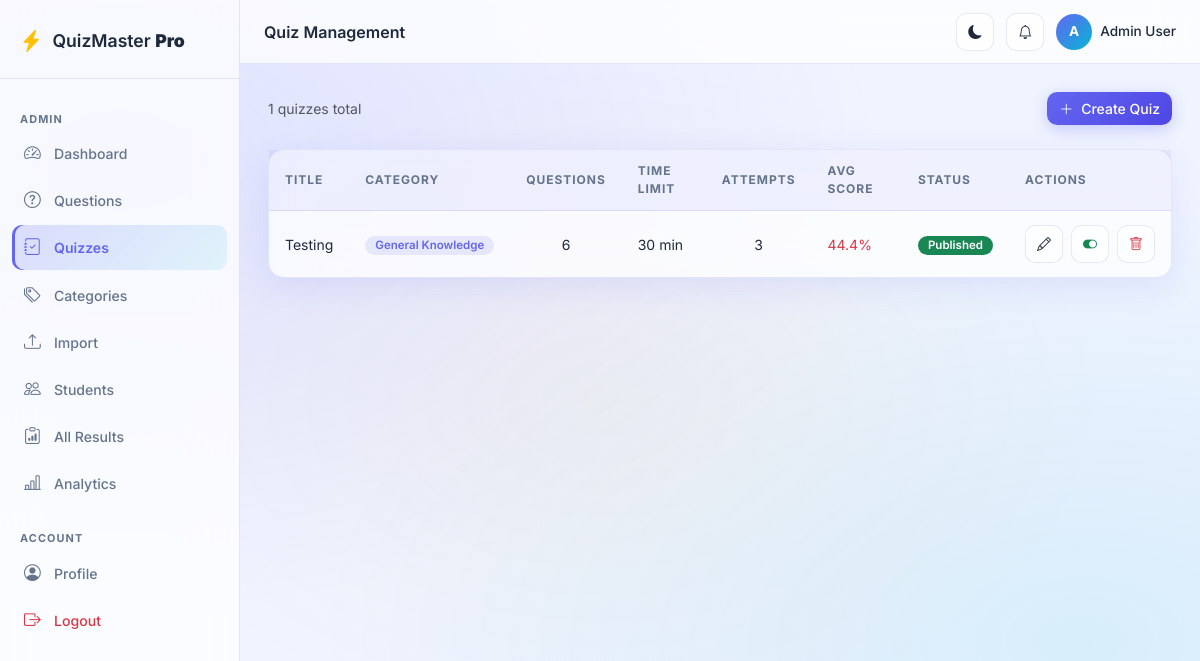
Screenshot of /admin/quizzes (signed in) with the database file from the repository.
### app/models/user.py (models this page shows, shortened)
class User(UserMixin, db.Model):
    __tablename__ = 'users'
    id = db.Column(db.Integer, primary_key=True)
    username = db.Column(db.String(80), unique=True, nullable=False, index=True)
    email = db.Column(db.String(120), unique=True, nullable=False, index=True)
    password_hash = db.Column(db.String(255), nullable=False)
    role = db.Column(db.String(20), nullable=False, default='student')  # 'admin' or 'student'
    full_name = db.Column(db.String(150), nullable=True)
    avatar = db.Column(db.String(255), nullable=True)
    is_active = db.Column(db.Boolean, default=True)
    created_at = db.Column(db.DateTime, default=datetime.utcnow)
    last_login = db.Column(db.DateTime, nullable=True)
    results = db.relationship('Result', backref='student', lazy='dynamic', cascade='all, delete-orphan')
    student_answers = db.relationship('StudentAnswer', backref='student', lazy='dynamic', cascade='all, delete-orphan')
    @property
    def is_admin(self):
        return self.role == 'admin'

### app/models/quiz.py (models this page shows, shortened)
class Quiz(db.Model):
    __tablename__ = 'quizzes'
    id = db.Column(db.Integer, primary_key=True)
    title = db.Column(db.String(200), nullable=False)
    description = db.Column(db.Text, nullable=True)
    category_id = db.Column(db.Integer, db.ForeignKey('categories.id'), nullable=False)
    num_questions = db.Column(db.Integer, nullable=False, default=10)
    time_limit = db.Column(db.Integer, nullable=False, default=30)  # minutes
    is_published = db.Column(db.Boolean, default=False)
    pass_percentage = db.Column(db.Float, default=50.0)
    created_by = db.Column(db.Integer, db.ForeignKey('users.id'), nullable=False)
    created_at = db.Column(db.DateTime, default=datetime.utcnow)
    updated_at = db.Column(db.DateTime, default=datetime.utcnow, onupdate=datetime.utcnow)
    quiz_questions = db.relationship('QuizQuestion', backref='quiz', lazy='dynamic', cascade='all, delete-orphan')
    results = db.relationship('Result', backref='quiz', lazy='dynamic', cascade='all, delete-orphan')
    creator = db.relationship('User', foreign_keys=[created_by])
    def get_attempt_count(self):
        return self.results.count()
    def get_average_score(self):
        results = self.results.all()
        if not results:
            return 0
        return round(sum(r.percentage for r in results) / len(results), 1)

### app/models/question.py (models this page shows, shortened)
class Category(db.Model):
    __tablename__ = 'categories'
    id = db.Column(db.Integer, primary_key=True)
    name = db.Column(db.String(100), unique=True, nullable=False)
    description = db.Column(db.Text, nullable=True)
    color = db.Column(db.String(7), default='#6366f1')  # hex color
    created_at = db.Column(db.DateTime, default=datetime.utcnow)
    questions = db.relationship('Question', backref='category', lazy='dynamic')
    quizzes = db.relationship('Quiz', backref='category', lazy='dynamic')

### app/routes/admin.py (the view)
@admin_bp.route('/quizzes')
@admin_required
def quizzes():
    quizzes = Quiz.query.order_by(Quiz.created_at.desc()).all()
    return render_template('admin/quizzes.html', quizzes=quizzes)

### app/context_processors.py (called while the page is built)
def inject_notifications():
    if current_user.is_authenticated:
        try:
            from app.services.notification_service import NotificationService
            count = NotificationService.unread_count(current_user.id)
            recent = NotificationService.get_unread(current_user.id, limit=5)
            return {
                'notif_count': count,
                'recent_notifs': recent,
            }
        except Exception:
            pass
    return {'notif_count': 0, 'recent_notifs': []}

def inject_globals():
    from datetime import datetime
    return {
        'app_name': 'QuizMaster Pro',
        'app_version': '1.0',
        'current_year': datetime.utcnow().year,
    }

### app/models/user.py (called while the page is built)
@login_manager.user_loader
def load_user(user_id):
    return User.query.get(int(user_id))

### app/routes/admin.py (called while the page is built)
def admin_required(f):
    @wraps(f)
    def decorated(*args, **kwargs):
        if not current_user.is_authenticated or not current_user.is_admin:
            flash('Admin access required.', 'danger')
            return redirect(url_for('auth.login'))
        return f(*args, **kwargs)
    return login_required(decorated)

### app/services/notification_service.py (called while the page is built)
    @staticmethod
    def get_unread(user_id: int, limit: int = 10):
        return (Notification.query
                .filter_by(user_id=user_id, is_read=False)
                .order_by(Notification.created_at.desc())
                .limit(limit).all())

    @staticmethod
    def unread_count(user_id: int) -> int:
        return Notification.query.filter_by(user_id=user_id, is_read=False).count()

### app/templates/admin/quizzes.html (shortened to what this page needs)
{% extends "base.html" %}
{% block page_title %}Quiz Management{% endblock %}
{% block content %}
<div class="d-flex justify-content-between align-items-center mb-4">
  <span class="text-muted small">{{ quizzes|length }} quizzes total</span>
  <a href="{{ url_for('admin.create_quiz') }}" class="btn btn-primary">
    <i class="bi bi-plus-lg me-2"></i>Create Quiz
  </a>
</div>
<div class="glass-card animate-in">
  <div class="card-body p-0">
    <div class="table-responsive">
      <table class="table-glass w-100">
        <thead><tr>
          <th>Title</th><th>Category</th><th>Questions</th>
          <th>Time Limit</th><th>Attempts</th><th>Avg Score</th><th>Status</th><th>Actions</th>
        </tr></thead>
        <tbody>
          {% for quiz in quizzes %}
          <tr>
            <td>
              <div class="fw-600">{{ quiz.title }}</div>
            </td>
            <td>
              <span class="badge" style="background:{{ quiz.category.color }}20;color:{{ quiz.category.color }}">
                {{ quiz.category.name }}
              </span>
            </td>
            <td class="text-center">{{ quiz.num_questions }}</td>
            <td>{{ quiz.time_limit }} min</td>
            <td class="text-center">{{ quiz.get_attempt_count() }}</td>
            <td>
              {% set avg = quiz.get_average_score() %}
              <span class="fw-600 {% if avg >= 70 %}text-success{% elif avg >= 50 %}text-warning{% else %}text-danger{% endif %}">
                {{ avg }}%
              </span>
            </td>
            <td>
              <span class="badge {% if quiz.is_published %}bg-success{% else %}bg-secondary{% endif %}">
                {{ 'Published' if quiz.is_published else 'Draft' }}
              </span>
            </td>
            <td>
              <div class="d-flex gap-2">
                <a href="{{ url_for('admin.edit_quiz', quiz_id=quiz.id) }}" class="btn btn-icon" title="Edit">
                  <i class="bi bi-pencil"></i>
                </a>
                <form method="POST" action="{{ url_for('admin.toggle_quiz', quiz_id=quiz.id) }}">
                  <button type="submit" class="btn btn-icon" title="{{ 'Disable' if quiz.is_published else 'Publish' }}">
                    <i class="bi bi-{{ 'toggle-on text-success' if quiz.is_published else 'toggle-off text-muted' }}"></i>
                  </button>
                </form>
                <form method="POST" action="{{ url_for('admin.delete_quiz', quiz_id=quiz.id) }}">
                  <button type="submit" class="btn btn-icon text-danger" data-confirm="Delete quiz '{{ quiz.title }}'?">
                    <i class="bi bi-trash"></i>
                  </button>
                </form>
              </div>
            </td>
          </tr>
          {% else %}
          <tr><td colspan="8" class="text-center text-muted py-5">
            <i class="bi bi-journal-x fs-2 d-block mb-2"></i>
            No quizzes yet. <a href="{{ url_for('admin.create_quiz') }}">Create one!</a>
          </td></tr>
          {% endfor %}
        </tbody>
      </table>
    </div>
  </div>
</div>
{% endblock %}

### app/templates/base.html (shortened to what this page needs)
<!DOCTYPE html>
<html lang="en" data-theme="light">
<head>
  <link rel="stylesheet" href="https://cdnjs.cloudflare.com/ajax/libs/bootstrap/5.3.3/css/bootstrap.min.css"/>
  <link rel="stylesheet" href="https://cdnjs.cloudflare.com/ajax/libs/bootstrap-icons/1.11.3/font/bootstrap-icons.min.css"/>
  <link rel="stylesheet" href="{{ url_for('static', filename='css/main.css') }}"/>
  <link rel="stylesheet" href="{{ url_for('static', filename='css/password_strength.css') }}"/>
</head>
<body>
{% if current_user.is_authenticated %}
<div class="sidebar" id="sidebar">
  <div class="sidebar-brand">
    <i class="bi bi-lightning-charge-fill text-warning"></i>
    <span>QuizMaster <strong>Pro</strong></span>
  </div>
  <nav class="sidebar-nav">
    {% if current_user.is_admin %}
    <div class="nav-section-label">Admin</div>
    <a href="{{ url_for('admin.dashboard') }}" class="nav-link {% if request.endpoint == 'admin.dashboard' %}active{% endif %}"><i class="bi bi-speedometer2"></i><span>Dashboard</span></a>
    <a href="{{ url_for('admin.questions') }}" class="nav-link {% if 'question' in (request.endpoint or '') %}active{% endif %}"><i class="bi bi-question-circle"></i><span>Questions</span></a>
    <a href="{{ url_for('admin.quizzes') }}" class="nav-link {% if request.endpoint in ['admin.quizzes','admin.create_quiz'] %}active{% endif %}"><i class="bi bi-journal-check"></i><span>Quizzes</span></a>
    <a href="{{ url_for('admin.categories') }}" class="nav-link {% if 'categor' in (request.endpoint or '') %}active{% endif %}"><i class="bi bi-tags"></i><span>Categories</span></a>
    <a href="{{ url_for('admin.import_questions') }}" class="nav-link {% if 'import' in (request.endpoint or '') %}active{% endif %}"><i class="bi bi-upload"></i><span>Import</span></a>
    <a href="{{ url_for('admin.students') }}" class="nav-link {% if request.endpoint == 'admin.students' %}active{% endif %}"><i class="bi bi-people"></i><span>Students</span></a>
    <a href="{{ url_for('admin.all_results') }}" class="nav-link {% if request.endpoint in ['admin.all_results','admin.view_result'] %}active{% endif %}"><i class="bi bi-clipboard-data"></i><span>All Results</span></a>
    <a href="{{ url_for('admin.analytics') }}" class="nav-link {% if request.endpoint == 'admin.analytics' %}active{% endif %}"><i class="bi bi-bar-chart-line"></i><span>Analytics</span></a>
    {% endif %}
    <div class="nav-section-label mt-3">Account</div>
    <a href="{{ url_for('auth.profile') }}" class="nav-link {% if request.endpoint == 'auth.profile' %}active{% endif %}"><i class="bi bi-person-circle"></i><span>Profile</span></a>
    <a href="{{ url_for('auth.logout') }}" class="nav-link text-danger"><i class="bi bi-box-arrow-right"></i><span>Logout</span></a>
  </nav>
</div>
<div class="main-content" id="mainContent">
  <div class="topbar">
    <div class="topbar-title">{% block page_title %}{% endblock %}</div>
    <div class="topbar-right">
      <button class="btn btn-icon" id="darkModeToggle"><i class="bi bi-moon-fill" id="darkModeIcon"></i></button>
      <div class="position-relative" id="notifBellWrap">
        <button class="btn btn-icon" id="notifBell" title="Notifications">
          <i class="bi bi-bell"></i>
        </button>
      </div>
      <div class="user-badge">
        <div class="user-avatar">{{ current_user.full_name[0].upper() if current_user.full_name else current_user.username[0].upper() }}</div>
        <span class="d-none d-md-inline">{{ current_user.full_name or current_user.username }}</span>
      </div>
    </div>
  </div>
  <div class="page-content">
    {% block content %}{% endblock %}
  </div>
</div>
{% endif %}
</body>
</html>

### rows the page displays
User: full_name "A", full_name "Admin User"
Quiz: title "Testing", category.name "General Knowledge", num_questions "6", time_limit "30", get_attempt_count "3", avg "44.4", is_published "Published"

### other values shown
{{ quizzes|length }} "1"
